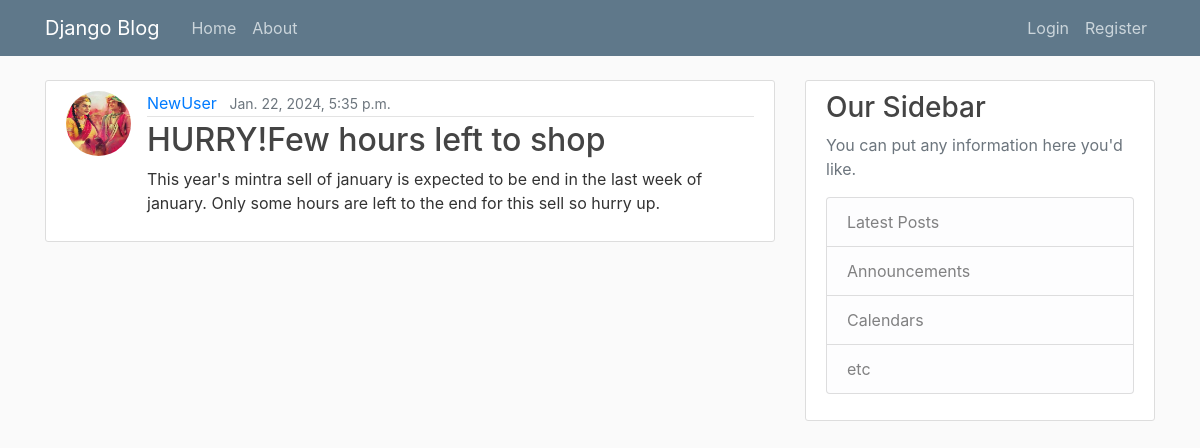
The app's page /post/17/ with its own data.
### blog/models.py (models this page shows, shortened)
class Post(models.Model):
    title = models.CharField(max_length=100)
    image_f = models.ImageField(upload_to='blog_image', null=True, blank=True)
    content = models.TextField()
    date_posted = models.DateTimeField(default=timezone.now)
    author = models.ForeignKey(User, on_delete=models.CASCADE)

### users/models.py (models this page shows, shortened)
class Profile(models.Model):
    user = models.OneToOneField(User, on_delete=models.CASCADE)
    imag = models.ImageField(default='default.jpg', upload_to='profile_pics')

### blog/views.py (the view)
# urls.py: path('post/<int:pk>/', PostDetailView.as_view(), name='post-detail'),
class PostDetailView(DetailView):
    model = Post

### blog/templates/blog/post_detail.html (shortened to what this page needs)
{% extends 'blog/base.html' %}
{% block content %}
        <article class="media content-section">
          <img class="rounded-circle article-img" src="{{ object.author.profile.imag.url }}" alt="">
          <div class="media-body">
            <div class="article-metadata">
              <a class="mr-2" href="{% url 'user-posts' object.author.username %}">{{ object.author }}</a>
              <small class="text-muted">{{ object.date_posted }}</small>
            </div>
            <h2 class="article-title ">{{ object.title }}</h2>
            <p class="article-content">{{ object.content }}</p>
          </div>
        </article>
{% endblock content %}

### blog/static/blog/main.css (style rules this page uses)
body { background: #fafafa; color: #333333; margin-top: 5rem; }
h1, h2, h3, h4, h5, h6 { color: #444444; }
.content-section { background: #ffffff; padding: 10px 20px; border: 1px solid #dddddd; border-radius: 3px; margin-bottom: 20px; }
.article-title { color: #444444; }
.article-content { white-space: pre-line; }
.article-img { height: 65px; width: 65px; margin-right: 16px; }
.article-metadata { padding-bottom: 1px; margin-bottom: 4px; border-bottom: 1px solid #e3e3e3 }

### records on screen
Post: author.profile.imag (placeholder picture), author "NewUser", date_posted "Jan. 22, 2024, 5:35 p.m.", title "HURRY!Few hours left to shop", content "This year's mintra sell of january is expected to be end in the last week of january. Only some hours are left to the end for this sell so hurry up."
